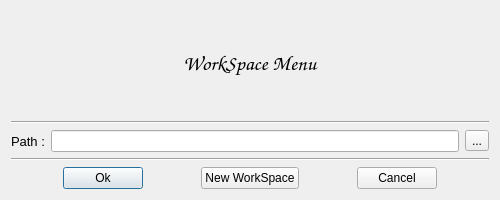
<?xml version="1.0" encoding="UTF-8"?>
<ui version="4.0">
 <class>WorkspaceForm</class>
 <widget class="QDialog" name="WorkspaceForm">
  <property name="geometry">
   <rect>
    <x>0</x>
    <y>0</y>
    <width>500</width>
    <height>200</height>
   </rect>
  </property>
  <property name="sizePolicy">
   <sizepolicy hsizetype="Fixed" vsizetype="Fixed">
    <horstretch>0</horstretch>
    <verstretch>0</verstretch>
   </sizepolicy>
  </property>
  <property name="windowTitle">
   <string>Change Workspace</string>
  </property>
  <layout class="QVBoxLayout" name="verticalLayout">
   <item>
    <widget class="QLabel" name="label">
     <property name="font">
      <font>
       <family>Comic Sans MS</family>
       <pointsize>16</pointsize>
       <weight>50</weight>
       <italic>false</italic>
       <bold>false</bold>
       <underline>false</underline>
      </font>
     </property>
     <property name="text">
      <string>WorkSpace Menu</string>
     </property>
     <property name="alignment">
      <set>Qt::AlignCenter</set>
     </property>
    </widget>
   </item>
   <item>
    <widget class="Line" name="line">
     <property name="orientation">
      <enum>Qt::Horizontal</enum>
     </property>
    </widget>
   </item>
   <item>
    <layout class="QHBoxLayout" name="horizontalLayout_2">
     <item>
      <widget class="QLabel" name="label_2">
       <property name="font">
        <font>
         <pointsize>10</pointsize>
        </font>
       </property>
       <property name="text">
        <string>Path :</string>
       </property>
      </widget>
     </item>
     <item>
      <widget class="QLineEdit" name="pathLine">
       <property name="readOnly">
        <bool>true</bool>
       </property>
      </widget>
     </item>
     <item>
      <widget class="QToolButton" name="choosePath">
       <property name="text">
        <string>...</string>
       </property>
      </widget>
     </item>
    </layout>
   </item>
   <item>
    <widget class="Line" name="line_2">
     <property name="orientation">
      <enum>Qt::Horizontal</enum>
     </property>
    </widget>
   </item>
   <item>
    <layout class="QHBoxLayout" name="horizontalLayout">
     <item>
      <spacer name="horizontalSpacer">
       <property name="orientation">
        <enum>Qt::Horizontal</enum>
       </property>
       <property name="sizeHint" stdset="0">
        <size>
         <width>40</width>
         <height>20</height>
        </size>
       </property>
      </spacer>
     </item>
     <item>
      <widget class="QPushButton" name="okButton">
       <property name="text">
        <string>Ok</string>
       </property>
      </widget>
     </item>
     <item>
      <spacer name="horizontalSpacer_2">
       <property name="orientation">
        <enum>Qt::Horizontal</enum>
       </property>
       <property name="sizeHint" stdset="0">
        <size>
         <width>40</width>
         <height>20</height>
        </size>
       </property>
      </spacer>
     </item>
     <item>
      <widget class="QPushButton" name="newWorkSpaceButton">
       <property name="text">
        <string>New WorkSpace</string>
       </property>
      </widget>
     </item>
     <item>
      <spacer name="horizontalSpacer_4">
       <property name="orientation">
        <enum>Qt::Horizontal</enum>
       </property>
       <property name="sizeHint" stdset="0">
        <size>
         <width>40</width>
         <height>20</height>
        </size>
       </property>
      </spacer>
     </item>
     <item>
      <widget class="QPushButton" name="cancelButton">
       <property name="text">
        <string>Cancel</string>
       </property>
      </widget>
     </item>
     <item>
      <spacer name="horizontalSpacer_3">
       <property name="orientation">
        <enum>Qt::Horizontal</enum>
       </property>
       <property name="sizeHint" stdset="0">
        <size>
         <width>40</width>
         <height>20</height>
        </size>
       </property>
      </spacer>
     </item>
    </layout>
   </item>
  </layout>
 </widget>
 <resources/>
 <connections/>
</ui>
